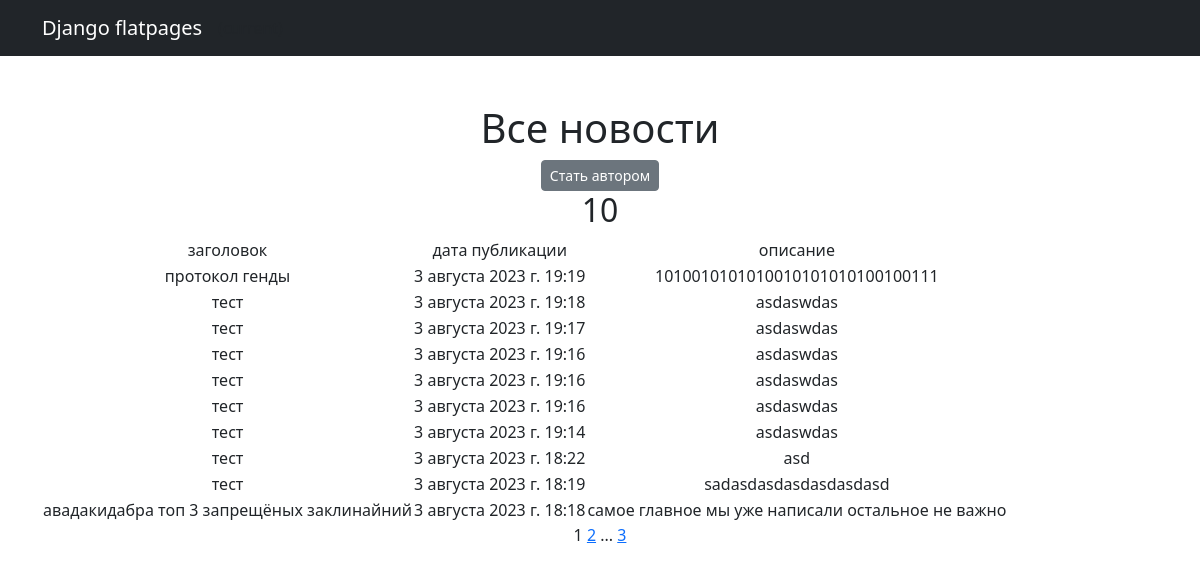
Page /news/ (signed in) on the earlier database version.
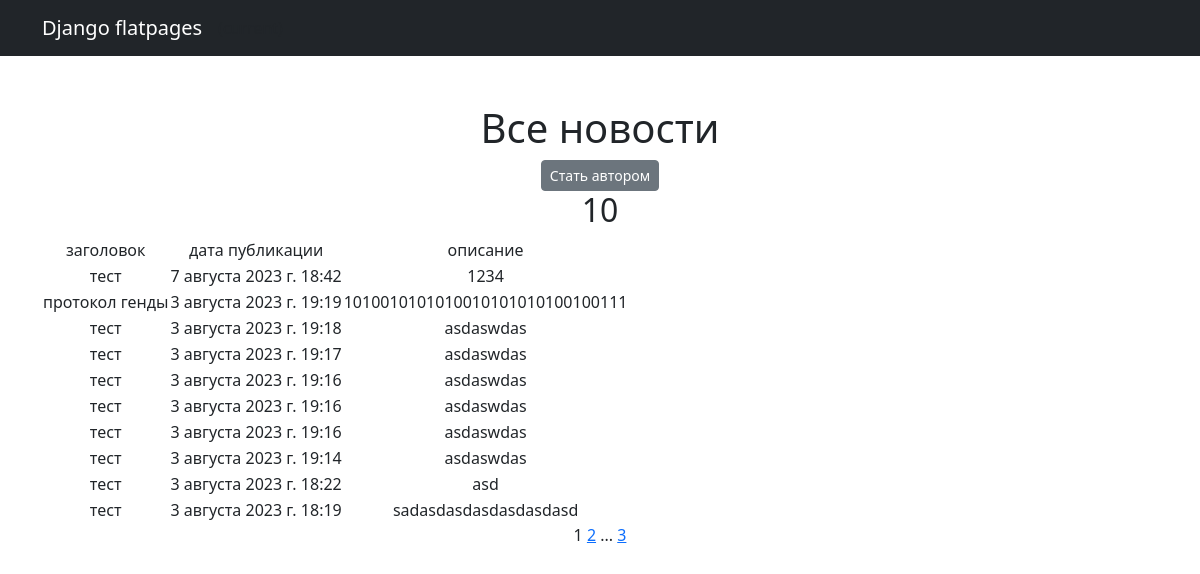
Same page on the later database version.
### news/models.py (models this page shows, shortened)
class Post(models.Model):
    Article = "AR"
    New = "NW"
    POSICHEN = [
        (Article, "статья"),
        (New, "новость")
    ]
    post_Author = models.ForeignKey(Author, on_delete=models.CASCADE)
    WIT = models.CharField(max_length=2, choices=POSICHEN)
    data_time = models.DateTimeField(auto_now_add=True)
    category = models.ManyToManyField(Category, through='PostCategory')
    header = models.CharField(max_length=50)
    text = models.TextField(max_length=3000)
    raiting = models.IntegerField(default=0)

### news/views.py (the view, shortened to what this page needs)
# urls.py: path('', cache_page(60*10)(NewsList.as_view()), name='news'),
class NewsList(LoginRequiredMixin, ListView):
    logger.error('dfjfjpodjfpojfpojdfpofpo[fdodfo[jfdpojfdspojfdpofjdfodjofds]]')
    model = Post
    ordering = '-id'
    template_name = 'news.html'
    context_object_name = 'news'
    paginate_by = 10

### news/templatetags/custom_filters.py (called while the page is built)
@register.filter()
def censor(text):
    list_bad_words = ("игры",)
    over_text = text
    for bad_word in list(list_bad_words):
        over_text = over_text.replace(bad_word, bad_word[:1] + '*' * (len(bad_word) - 1))
    return over_text

### templates/news.html (shortened to what this page needs)
{% extends 'flatpages/default.html' %}
{% load custom_filters %}
{% block content %}
<h1>Все новости</h1>
<a href="{% url 'make' %}" class="btn btn-secondary btn-sm">Стать автором</a>
<h2>{{news|length}}</h2>
{% if news %}
<table>
    <tr>
        <td>заголовок</td>
        <td>дата публикации</td>
        <td>описание</td>
    </tr>
    {% for new in news%}
    <tr>
        <td>{{ new.header|censor }}</td>
        <td>{{ new.data_time }}</td>
        <td>{{ new.text|truncatewords:20 }}</td>
    </tr>
    {% endfor %}
</table>
{% else %}
<h1>новостей нет</h1>
{%endif%}
{{ page_obj.number }}
{% if page_obj.has_next %}
<a href="?page={{ page_obj.next_page_number }}">{{ page_obj.next_page_number }}</a>
{% if paginator.num_pages != page_obj.next_page_number %}
...
<a href="?page={{ page_obj.paginator.num_pages }}">{{ page_obj.paginator.num_pages }}</a>
{% endif %}
{% endif %}
{% endblock content %}

Differences in the rows shown:
no longer on this page (row unchanged): Post: header|censor "авадакидабра топ 3 запрещёных заклинайний", data_time "3 августа 2023 г. 18:18", text "самое главное мы уже написали остальное не важно"
added Post: header|censor "тест", data_time "7 августа 2023 г. 18:42", text "1234"
